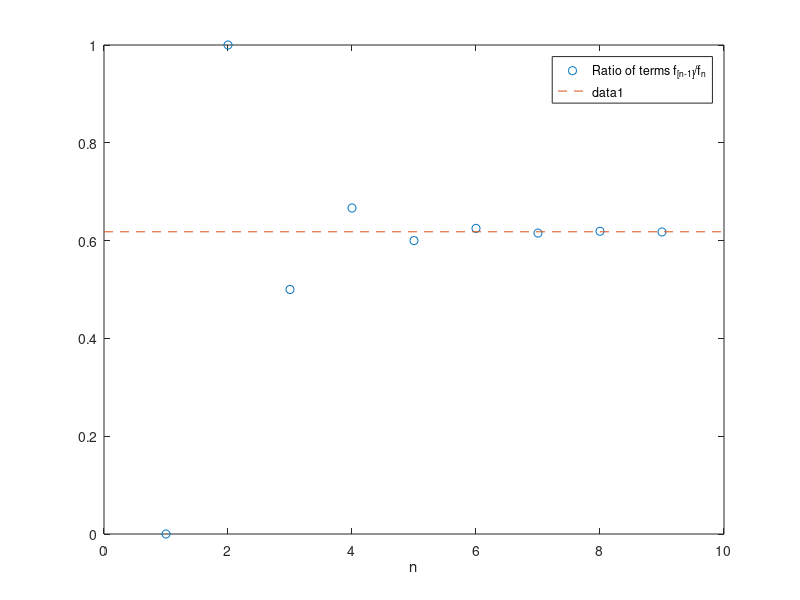

Source code (MATLAB):
%Fibonnaci Sequence
%Kieran Hobden
%08-Oct-'19

F(1) = 0;
F(2) = 1;
for i = 3:100
    F(i) = F(i-1) + F(i-2);
end

plot(1:9, F(1:9)./F(2:10), 'o')
hold on
xlabel('n')
legend('Ratio of terms f_{[n-1]}/f_n')
plot([0,10], (sqrt(5)-1)/2*[1,1], '--')